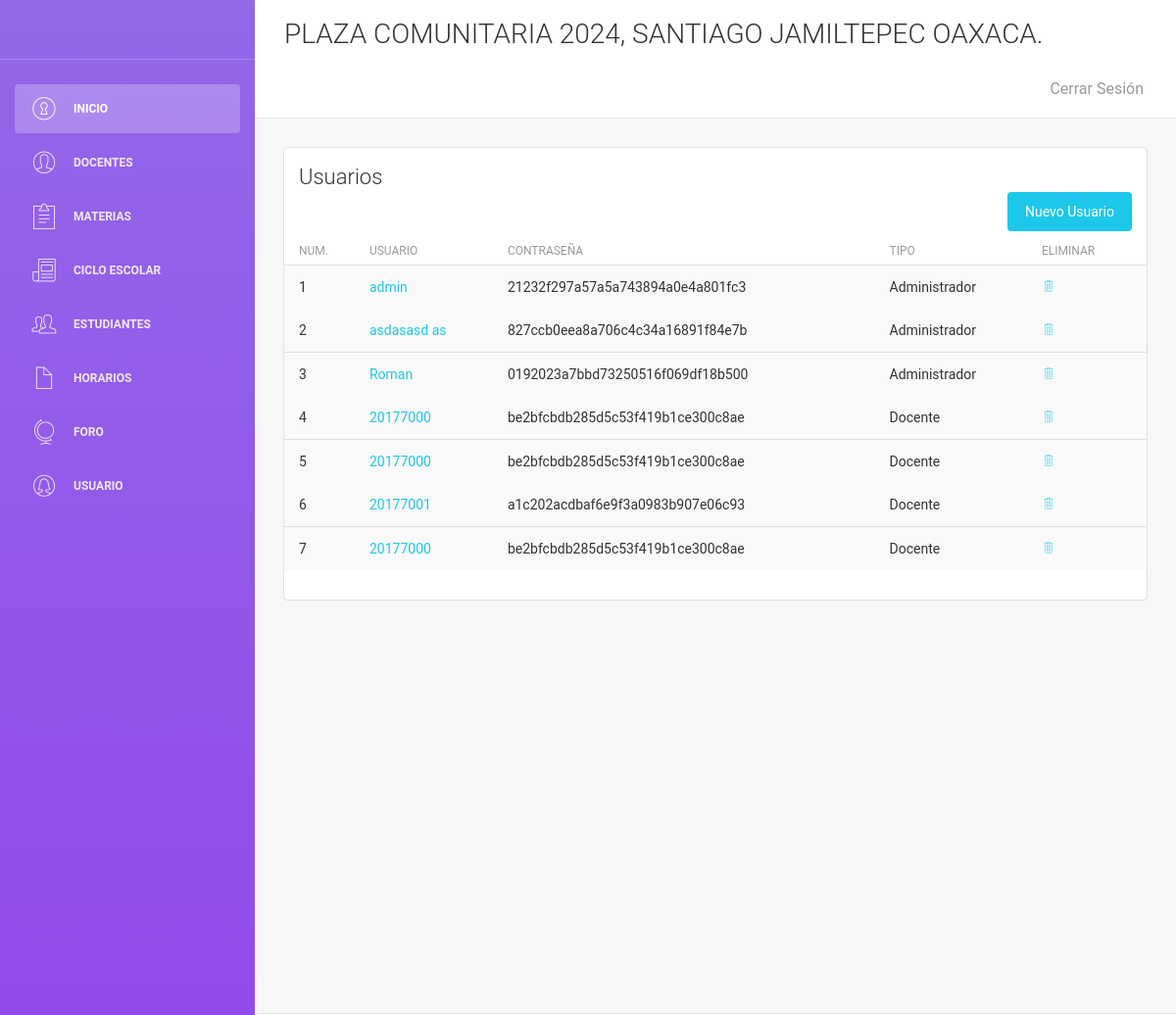
/vistas/usuario/ver-u.php, run on the app's committed database.
### tables this page shows
CREATE TABLE `usuario` (
  `id` int(10) UNSIGNED NOT NULL,
  `nombre` varchar(255) DEFAULT NULL,
  `password` varchar(1000) DEFAULT NULL,
  `email` varchar(255) DEFAULT NULL,
  `tipo` char(1) DEFAULT NULL,
  `passwordrecovery` varchar(1000) DEFAULT NULL
);

### vistas/usuario/ver-u.php (the view, shortened to what this page needs)
<?php
include '../../control/conexion.php';
$traer_doc = "SELECT * FROM `usuario`";
$ejecutar = $conexion->query($traer_doc);
require_once '../plantillas/encabezado.php';
?>
    <div class="content">
        <div class="container-fluid">
            <div class="row">
                <div class="col-md-12">
                    <div class="card">
                        <div class="header">
                            <h4 class="title">Usuarios </h4>
                            <a href="alta-u.php"class="btn btn-info btn-fill pull-right">Nuevo Usuario</a>
                        </div>
                        <div class="content table-responsive table-full-width">
                            <table class="table table-hover table-striped">
                                <thead>
                                <th>Num.</th>
                                <th>Usuario</th>
                                <th>Contraseña</th>
                                <th>Tipo</th>
                                <th>Eliminar</th>
                                </thead>
                                <tbody>
                                <?php $i = 0;
                                while ($datos = $ejecutar->fetch_assoc()) {
                                    echo "<tr>";
                                    echo "<td>". $i += 1 ."</td>";
                                    echo "<td> <a href=''>". $datos['nombre']."</a></td>";
                                    echo "<td>". $datos['password']."</td>";
                                    if ($datos['tipo'] == 1){
                                        echo "<td>Administrador</td>";
                                    }else{
                                        echo "<td>Docente</td>";
                                    }
                                    echo "<td><a href=''  onclick='return confirm(\"¿Eliminar?\");'
                                                   <i class='pe-7s-trash ' ></i></a></td>";
                                    echo "<tr>";
                                }
                                ?>
                                </tbody>
                            </table>
                        </div>
                    </div>
                </div>
            </div>
        </div>
    </div>
<?php require_once '../plantillas/footer.php'; ?>

### data on the page
usuario: i "1", nombre "admin", password "21232f297a57a5a743894a0e4a801fc3", tipo "Administrador"
usuario: i "2", nombre "asdasasd as", password "827ccb0eea8a706c4c34a16891f84e7b", tipo "Administrador"
usuario: i "3", nombre "Roman", password "0192023a7bbd73250516f069df18b500", tipo "Administrador"
usuario: i "4", nombre "20177000", password "be2bfcbdb285d5c53f419b1ce300c8ae", tipo "Docente"
usuario: i "5", nombre "20177000", password "be2bfcbdb285d5c53f419b1ce300c8ae", tipo "Docente"
usuario: i "6", nombre "20177001", password "a1c202acdbaf6e9f3a0983b907e06c93", tipo "Docente"
usuario: i "7", nombre "20177000", password "be2bfcbdb285d5c53f419b1ce300c8ae", tipo "Docente"
